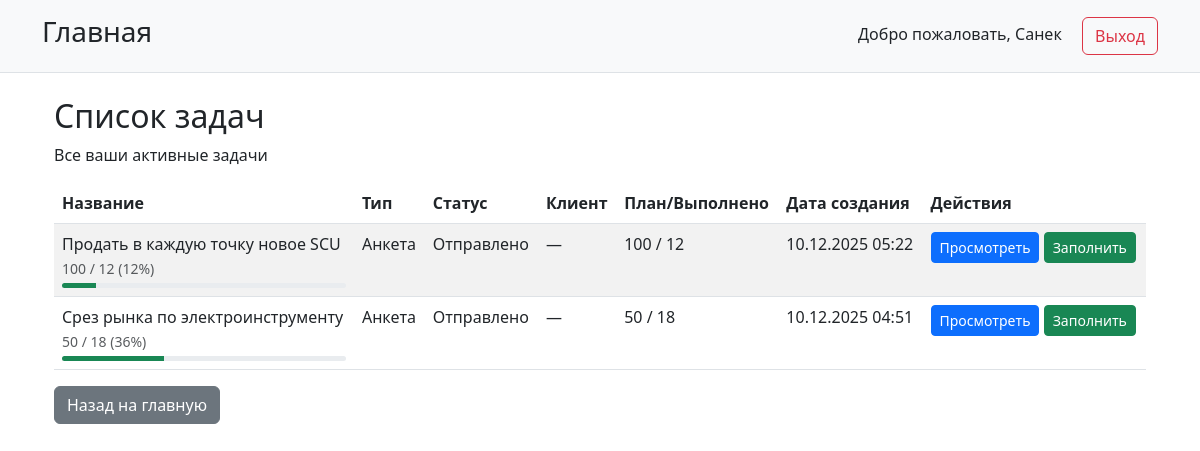
Page /tasks/list/ (signed in) on the committed database.
### users/models.py (models this page shows, shortened)
class CustomUser(AbstractUser):
    role = models.CharField(
        _('Роль'),
        max_length=20,
        choices=Role.choices,
        default=Role.EMPLOYEE
    )
    phone = models.CharField(
        _('Телефон'),
        max_length=20,
        blank=True,
        null=True
    )
    groups = models.ManyToManyField(
        Group,
        verbose_name=_('groups'),
        blank=True,
        help_text=_(
            'The groups this user belongs to. A user will get all permissions '
            'granted to each of their groups.'
        ),
        related_name='customuser_set',
        related_query_name='customuser',
    )
    user_permissions = models.ManyToManyField(
        Permission,
        verbose_name=_('user permissions'),
        blank=True,
        help_text=_('Specific permissions for this user.'),
        related_name='customuser_set',
        related_query_name='customuser',
    )
    class Meta:
        verbose_name = _('Пользователь')
        verbose_name_plural = _('Пользователи')

### tasks/models.py (models this page shows, shortened)
class Task(models.Model):
    title = models.CharField(_('Название задачи'), max_length=200)
    description = models.TextField(_('Описание'), blank=True, null=True)
    task_type = models.CharField(
        _('Тип задачи'),
        max_length=20,
        choices=TaskType.choices
    )
    status = models.CharField(
        _('Статус'),
        max_length=20,
        choices=TaskStatus.choices,
        default=TaskStatus.DRAFT
    )
    is_active = models.BooleanField(_('Активная'), default=True)
    assigned_to = models.ForeignKey(
        CustomUser,
        on_delete=models.SET_NULL,
        null=True,
        blank=True,
        limit_choices_to={'role': UserRoles.EMPLOYEE},
        verbose_name=_('Назначено сотруднику')
    )
    client = models.ForeignKey(
        Client,
        on_delete=models.SET_NULL,
        null=True,
        blank=True,
        verbose_name=_('Клиент')
    )
    created_by = models.ForeignKey(
        CustomUser,
        on_delete=models.SET_NULL,
        null=True,
        related_name='created_tasks',
        limit_choices_to={'role': UserRoles.MODERATOR},
        verbose_name=_('Создано модератором')
    )
    created_at = models.DateTimeField(_('Создано'), auto_now_add=True)
    updated_at = models.DateTimeField(_('Обновлено'), auto_now=True)
    moderator_comment = models.TextField(
        _('Комментарий модератора'),
        blank=True,
        null=True
    )
    target_count = models.PositiveIntegerField(
        _('Целевое количество ответов'),
        default=0,
        help_text=_('Для анкет: сколько клиентов нужно опросить')
    )
    current_count = models.PositiveIntegerField(
        _('Текущее количество ответов'),
        default=0
    )
    def get_completion_percentage(self):
        if self.task_type == TaskType.SURVEY and self.target_count > 0:
            return min(100, int((self.current_count / self.target_count) * 100))
        return 0
    class Meta:
        verbose_name = _('Задача')
        verbose_name_plural = _('Задачи')
        ordering = ['-created_at']

### tasks/views.py (the view)
# urls.py: path('list/', views.TaskListView.as_view(), name='task_list'),
class TaskListView(LoginRequiredMixin, ListView):
    model = Task
    template_name = 'tasks/task_list.html'
    context_object_name = 'tasks'
    paginate_by = 10
    def get_queryset(self):
        user = self.request.user
        if user.role == 'EMPLOYEE':
            return Task.objects.filter(
                status__in=[TaskStatus.SENT, TaskStatus.REWORK, TaskStatus.ON_CHECK],
                is_active=True
            ).filter(
                Q(assigned_to=user) | Q(assigned_to__isnull=True)
            ).order_by('-created_at')
        elif user.role == 'MODERATOR':
            return Task.objects.all().order_by('-created_at')
        return Task.objects.none()
    def get_context_data(self, **kwargs):
        context = super().get_context_data(**kwargs)
        context['title'] = _('Список задач')
        context['user_role'] = self.request.user.role
        return context

### templates/tasks/task_list.html (shortened to what this page needs)
{% extends 'base.html' %}
{% load i18n %}
{% block content %}
<div class="container mt-4">
    <div class="row">
        <div class="col-md-12">
            <h2>{% trans 'Список задач' %}</h2>
            <p>{% trans 'Все ваши активные задачи' %}</p>
            {% if tasks %}
                <div class="table-responsive">
                    <table class="table table-striped">
                        <thead>
                            <tr>
                                <th>{% trans 'Название' %}</th>
                                <th>{% trans 'Тип' %}</th>
                                <th>{% trans 'Статус' %}</th>
                                <th>{% trans 'Клиент' %}</th>
                                <th>{% trans 'План/Выполнено' %}</th>
                                <th>{% trans 'Дата создания' %}</th>
                                <th>{% trans 'Действия' %}</th>
                            </tr>
                        </thead>
                        <tbody>
                            {% for task in tasks %}
                                <tr>
                                    <td>
                                        {{ task.title }}
                                        {% if task.task_type == 'SURVEY' %}
                                            <br>
                                            <small class="text-muted">
                                                {{ task.target_count }} / {{ task.current_count }}
                                                {% if task.target_count > 0 %}
                                                    ({{ task.get_completion_percentage }}%)
                                                {% endif %}
                                            </small>
                                            {% if task.target_count > 0 %}
                                                <div class="progress" style="height: 5px; margin-top: 3px;">
                                                    <div class="progress-bar bg-success" role="progressbar"
                                                         style="width: {{ task.get_completion_percentage }}%"
                                                         aria-valuenow="{{ task.get_completion_percentage }}"
                                                         aria-valuemin="0"
                                                         aria-valuemax="100">
                                                    </div>
                                                </div>
                                            {% endif %}
                                        {% endif %}
                                    </td>
                                    <td>{{ task.get_task_type_display }}</td>
                                    <td>{{ task.get_status_display }}</td>
                                    <td>{{ task.client.name|default:"—" }}</td>
                                    <td>
                                        {% if task.task_type == 'SURVEY' %}
                                            {{ task.target_count }} / {{ task.current_count }}
                                        {% else %}
                                            —
                                        {% endif %}
                                    </td>
                                    <td>{{ task.created_at|date:"d.m.Y H:i" }}</td>
                                    <td>
                                        <a href="{% url 'tasks:task_detail' task.pk %}" class="btn btn-sm btn-primary">{% trans 'Просмотреть' %}</a>
                                        {% if user.role == 'EMPLOYEE' %}
                                            {% if task.task_type == 'SURVEY' %}
                                                {% if task.status != 'COMPLETED' %}
                                                    <a href="{% url 'tasks:survey_response' task.pk %}" class="btn btn-sm btn-success">{% trans 'Заполнить' %}</a>
                                                {% endif %}
                                            {% else %}
                                                <a href="#" class="btn btn-sm btn-success">{% trans 'Выполнить' %}</a>
                                            {% endif %}
                                        {% endif %}
                                    </td>
                                </tr>
                            {% endfor %}
                        </tbody>
                    </table>
                </div>
            {% else %}
                <div class="alert alert-info">
                    {% trans 'У вас нет активных задач.' %}
                </div>
            {% endif %}
            <a href="{% url 'home' %}" class="btn btn-secondary">{% trans 'Назад на главную' %}</a>
        </div>
    </div>
</div>
{% endblock %}

### templates/base.html (shortened to what this page needs)
<!DOCTYPE html>
<html lang="ru">
<head>
    <link href="https://cdn.jsdelivr.net/npm/bootstrap@5.3.0/dist/css/bootstrap.min.css" rel="stylesheet">
</head>
<body>
    <div class="control-panel">
        <div class="container">
            <div class="d-flex justify-content-between align-items-center">
                <a href="{% url 'home' %}" class="h3 text-decoration-none text-dark">Главная</a>
                <div>
                    {% if user.is_authenticated %}
                        <span class="me-3">Добро пожаловать, {{ user.username }}</span>
                        <a href="{% url 'logout' %}" class="btn btn-outline-danger">Выход</a>
                    {% endif %}
                </div>
            </div>
        </div>
    </div>
    <div class="container">
        {% block content %}
        {% endblock %}
    </div>
</body>
</html>

### templates/base.html (style rules this page uses)
.control-panel { background-color: #f8f9fa; padding: 15px; margin-bottom: 20px; border-bottom: 1px solid #dee2e6; }

### rows in the picture
CustomUser: username "Санек"
Task: title "Продать в каждую точку новое SCU", target_count "100", current_count "12", get_completion_percentage "12", task_type "Анкета", status "Отправлено", client.name "—", created_at "10.12.2025 05:22"
Task: title "Срез рынка по электроинструменту", target_count "50", current_count "18", get_completion_percentage "36", task_type "Анкета", status "Отправлено", client.name "—", created_at "10.12.2025 04:51"
